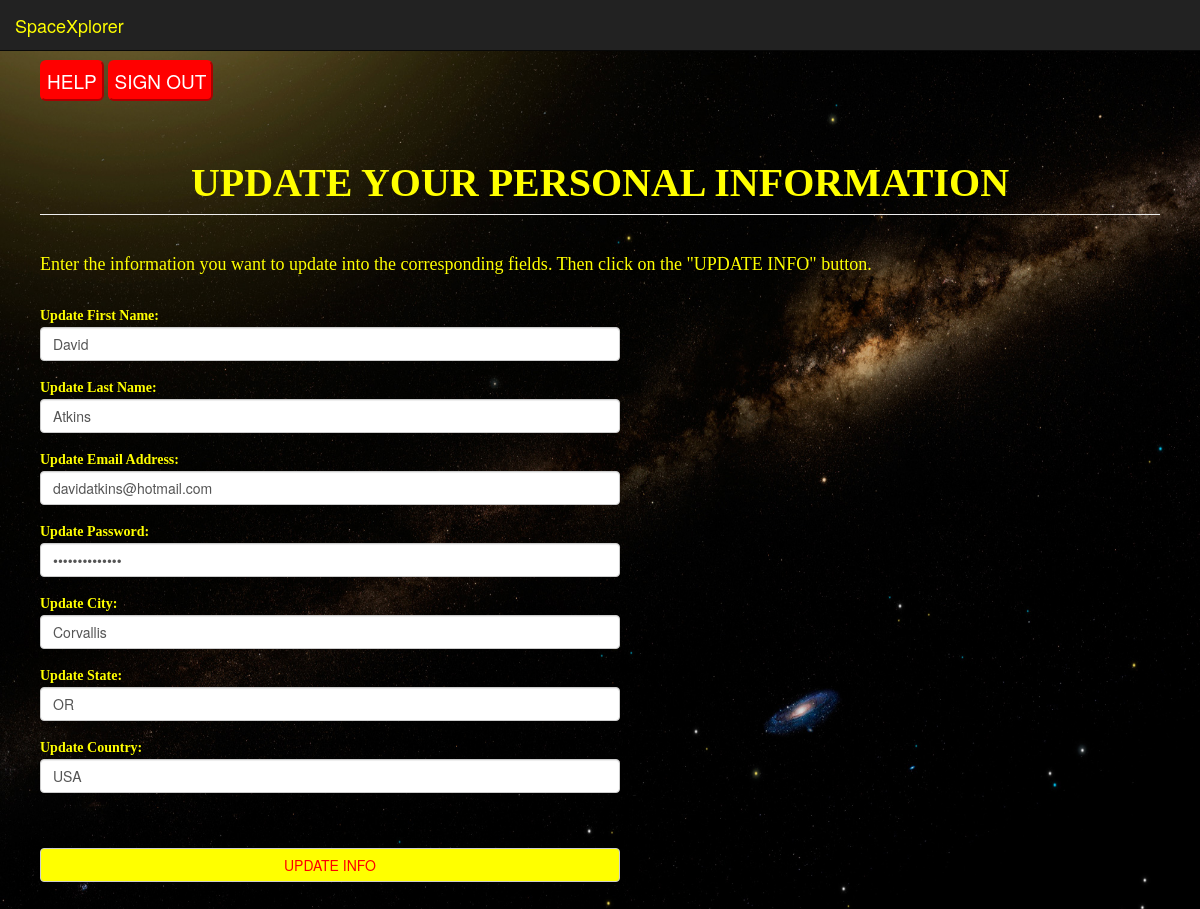
The page /update_userInfoAdmin.php (signed in) on the database its author committed.
### tables this page shows
CREATE TABLE users (
    	id INT(11) NOT NULL AUTO_INCREMENT,
    	first_name VARCHAR(255) NOT NULL,
    	last_name VARCHAR(255) NOT NULL,
    	email VARCHAR(255) NOT NULL,
    	password VARCHAR(255) NOT NULL,
    	city VARCHAR(255) NOT NULL,
    	state VARCHAR(255),
    	country VARCHAR(255) NOT NULL,
    	PRIMARY KEY (id),
    	UNIQUE (email, password)
);

### update_userInfoAdmin.php (the view, shortened to what this page needs)
<?php
	include 'template_prepend.php';
	$user=$_SESSION['SESS_USER_NAME'];
	   $mysqli=new mysqli($dbHost,$dbUserName,$dbPassword,$dbName);
	if(!($stmt = $mysqli->prepare("SELECT first_name, last_name, email, password, city, state, country FROM users WHERE email=?"))){
    	echo "Prepare failed: "  . $stmt->errno . " " . $stmt->error;
    }
    if(!($stmt->bind_param("s", $user))){
		echo "Bind failed: "  . $stmt->errno . " " . $stmt->error;
	}
    if(!$stmt->execute()){
    	echo "Execute failed: "  . $mysqli->connect_errno . " " . $mysqli->connect_error;
    }
    if(!$stmt->bind_result($first_name, $last_name, $email, $password, $city, $state, $country)){
    	echo "Bind failed: "  . $mysqli->connect_errno . " " . $mysqli->connect_error;
    }
?>
<div class="giveMePadding">
    <div class="giveMePadding">
        <button class = "btn-second" onclick="myFunction()">HELP</button>
        <a href="index.php"><button class = "btn-second" style="color:white;">SIGN OUT</button></a></br></br>
        <h1 class="page-header"><strong>UPDATE YOUR PERSONAL INFORMATION</strong></h1>
			<h4>Enter the information you want to update into the corresponding fields. Then click on the "UPDATE INFO" button. </h4>
        <form method="POST" action="update_userAdmin.php">
            <fieldset class="form-group" style="width:580px">
				<label for="firstName">Update First Name: </label>
				<input type="text" class="form-control" name="firstName" id="firstName" value="<?php echo $first_name ?>">
            </fieldset>
            <fieldset class="form-group" style="width:580px" style="width:580px">
				<label for="lastName">Update Last Name: </label>
				<input type="text" class="form-control" name="lastName" id="lastName" value="<?php echo $last_name ?>">
            </fieldset>
            <fieldset class="form-group" style="width:580px">
				<label for="userEmail">Update Email Address: </label>
				<input type="text" class="form-control" name="userEmail" id="userEmail" value="<?php echo $email ?>">
            </fieldset>
            <fieldset class="form-group" style="width:580px">
				<label for="password"> Update Password: </label>
				<input type="password" class="form-control" name="password" id="password" value="<?php echo $password ?>">
            </fieldset>
            <fieldset class="form-group" style="width:580px">
				<label for="userCity">Update City: </label>
				<input type="text" class="form-control" name="userCity" id="userCity" value="<?php echo $city ?>">
            </fieldset>
            <fieldset class="form-group" style="width:580px">
				<label for="userState">Update State: </label>
				<input type="text" class="form-control" name="userState" id="userState" value="<?php echo $state ?>">
            </fieldset>
            <fieldset class="form-group" style="width:580px">
				<label for="userCountry">Update Country: </label>
				<input type="text" class="form-control" name="userCountry" id="userCountry" value="<?php echo $country ?>">
            </fieldset></br></br>
            <input type="submit" class="btn btn-default" style="width:580px" value="UPDATE INFO" id="updateUserButton"></input>
        </form>
    </div></br></br></br></br>
</div>
<?php
	include 'template_append.php';
?>

### public/css/style.css (style rules this page uses)
label { font-weight:bold; margin:1px 0; width: 75%; }
body { background-image: url("images/background.jpg"); background-size: 150% 150%; font-family: "Helvetica Neue",Helvetica,Arial,sans-serif; font-size: 14px; line-height: 1.42857143; color: #333; }
div { text-align: justify; }
* { -webkit-box-sizing: border-box; -moz-box-sizing: border-box; box-sizing: border-box; }
.page-header { font-family:"Papyrus"; font-size: 40px; font:bold; color: #ffff00; padding-bottom: 9px; margin: 40px 0 20px; border-bottom: 1px solid #eee; }
div { display: block; }
.page-header { text-align: center; }
.btn-default { background-color: yellow; color: red; }
@media (min-width: 768px) { input { width: 50% } }
.giveMePadding { padding-left: 20px; padding-right: 20px; }
h4 { font-family:"Papyrus"; font:bold; color: #ffff00; padding-bottom: 9px; margin: 40px 0 20px; }
label { font-family:"Papyrus"; font:bold; color: #ffff00; }
.form-group { width:370px }
.btn-second { border-width: 2px; font-size:19px; color:white; background-color: red; border-color: red; padding-top: 5px; padding-bottom:5px; padding-left:5px; padding-right:5px; border-radius:6px; margin-right: 0px; cursor:pointer; text-decoration: none; }

### rows shown on the page
users: firstName "David", lastName "Atkins", userEmail "davidatkins@hotmail.com", userCity "Corvallis", userState "OR", userCountry "USA"
